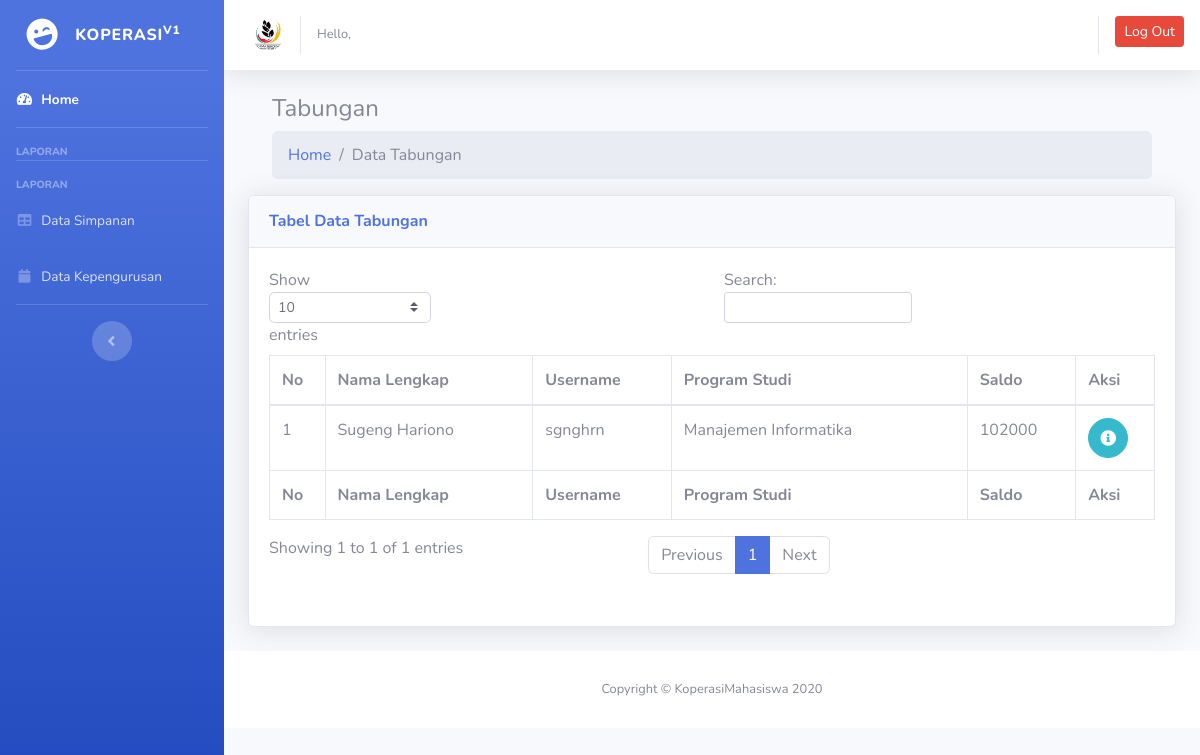
Page /index.php/saldo on the committed database.
### tables this page shows
CREATE TABLE `t_tabungan` (
  `id_tabungan` int(11) NOT NULL,
  `id_anggota` int(11) NOT NULL,
  `setoran` int(12) NOT NULL,
  `penarikan` int(12) NOT NULL,
  `saldo` int(12) NOT NULL
);

CREATE TABLE `t_anggota` (
  `id_anggota` int(11) NOT NULL,
  `nama` varchar(100) NOT NULL,
  `username` varchar(25) NOT NULL,
  `password` varchar(50) NOT NULL,
  `jenis_kelamin` varchar(10) NOT NULL,
  `telepon` varchar(13) NOT NULL,
  `jabatan` int(2) NOT NULL,
  `prodi` varchar(25) NOT NULL,
  `jurusan` varchar(25) NOT NULL,
  `angkatan` varchar(4) NOT NULL,
  `alamat` varchar(100) NOT NULL
);

### application/controllers/saldo.php (called while the page is built, shortened)
<?php
class saldo extends CI_Controller{
    public function index(){
        $data['user'] = $this->saldo_model->getAll()->result();
        $this->template->views('crud/home_saldo', $data);
    }
}
?>

### index.php (called while the page is built, shortened)
<?php
require_once BASEPATH.'core/CodeIgniter.php';

### application/models/saldo_model.php (called while the page is built, shortened)
<?php
class saldo_model extends CI_Model {
    function getAll(){
        $this->db->select('t_tabungan.id_tabungan, t_tabungan.id_anggota, t_tabungan.setoran, t_tabungan.penarikan, t_tabungan.saldo, sum(t_tabungan.penarikan) as jumlah_penarikan, sum(t_tabungan.setoran) as jumlah_setoran, SUM(t_tabungan.setoran - t_tabungan.penarikan + t_tabungan.saldo) AS subsaldo, t_anggota.id_anggota, t_anggota.nama, t_anggota.username, t_anggota.prodi, t_anggota.jurusan, t_anggota.jenis_kelamin, t_anggota.alamat, t_anggota.jabatan, t_anggota.telepon');
        $this->db->from('t_anggota');
        $this->db->join('t_tabungan', 't_tabungan.id_anggota = t_anggota.id_anggota');
        $this->db->group_by('t_anggota.nama','DESC');
        $query = $this->db->get();
        return $query;
    }
}

### application/views/crud/home_saldo.php (the view, shortened to what this page needs)
<header class="page-header">
	<div class="container-fluid">
		<h4 class="no-margin-bottom">Tabungan</h2>
	</div>
</header>
<div class="breadcrumb-holder container-fluid">
	<ul class="breadcrumb">
		<li class="breadcrumb-item"><a href="<?php echo base_url().'beranda'; ?>">Home</a></li>
		<li class="breadcrumb-item active">Data Tabungan</li>
	</ul>
</div>
<div class="card shadow mb-4">
	<div class="card-header py-3">
		<h6 class="m-0 font-weight-bold text-primary">Tabel Data Tabungan</h6>
	</div>
	<div class="card-body">
		<div class="table-responsive">
			<table class="table table-bordered" id="dataTable" width="100%" cellspacing="0">
				<thead>
					<tr>
						<th>No</th>
						<th>Nama Lengkap</th>
						<th>Username</th>
						<th>Program Studi</th>
						<th>Saldo</th>
						<th>Aksi</th>
					</tr>
				</thead>
				<tfoot>
					<tr>
						<th>No</th>
						<th>Nama Lengkap</th>
						<th>Username</th>
						<th>Program Studi</th>
						<th>Saldo</th>
						<th>Aksi</th>
					</tr>
				</tfoot>
				<tbody>
					<?php $no = 1;
                        foreach ($user as $baris ) {
                    ?>
					<tr>
						<td><?php echo $no++; ?></td>
						<td><?php echo $baris->nama; ?></td>
						<td><?php echo $baris->username; ?></td>
						<td><?php echo $baris->prodi; ?></td>
						<td><?php echo $baris->subsaldo; ?></td>
						<td>
							<?php
                             echo '<a href="'.base_url('saldo/detail/'.$baris->id_anggota).'" class="btn btn-info btn-circle">
                            <i class="fas fa-info-circle"></i>
                            </a>';
                             ?>
						</td>
					</tr>
					<?php } ?>
				</tbody>
			</table>
		</div>
	</div>

### rows in the picture
t_tabungan: id_anggota.nama "Sugeng Hariono", id_anggota.username "sgnghrn", id_anggota.prodi "Manajemen Informatika", subsaldo "102000"
